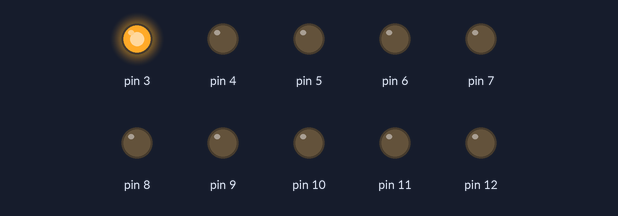
Bench run of a sketch on a simulated Arduino Uno, built with avr-gcc and run on an emulated ATmega328P. Parts: output pins drawn as LEDs (lit = HIGH).

Above: at 1.2 s.
At 2.7 s:
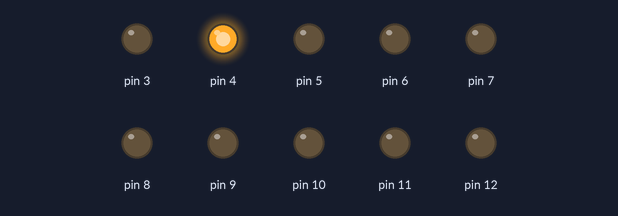
At 5.7 s:
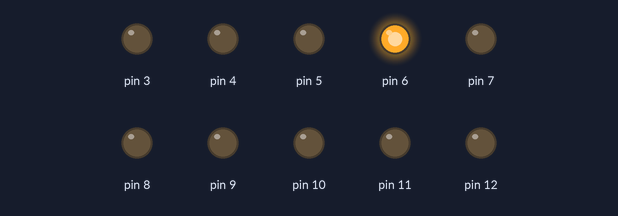
At 10.2 s:
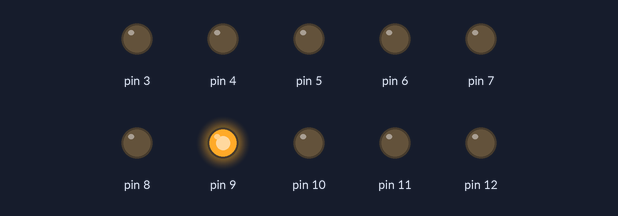
At 18.0 s:
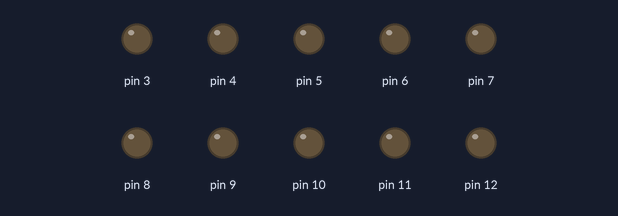
At 24.2 s:
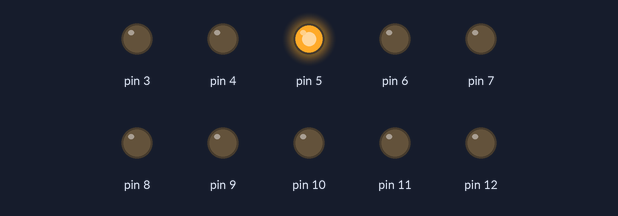
Timing chart, 0 to 27.0 s (numbered marks = the images above):
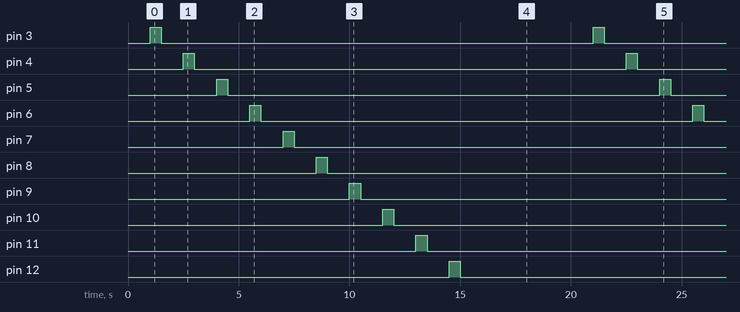

Measured:
- by itself, pin 3–12: alternates HIGH for 0.50 s and LOW for 19.5 s

The sketch:

arduino_test.ino
```cpp
void setup()
{
    for(int i=3; i<13; i++)
        pinMode(i, OUTPUT);
    delay(1000);
}

void loop()
{
    for(int i=3; i<13; i++)
    {
        digitalWrite(i, HIGH);
        delay(500);
        digitalWrite(i, LOW);
        delay(1000);
    }
    delay(5000);
}
```
